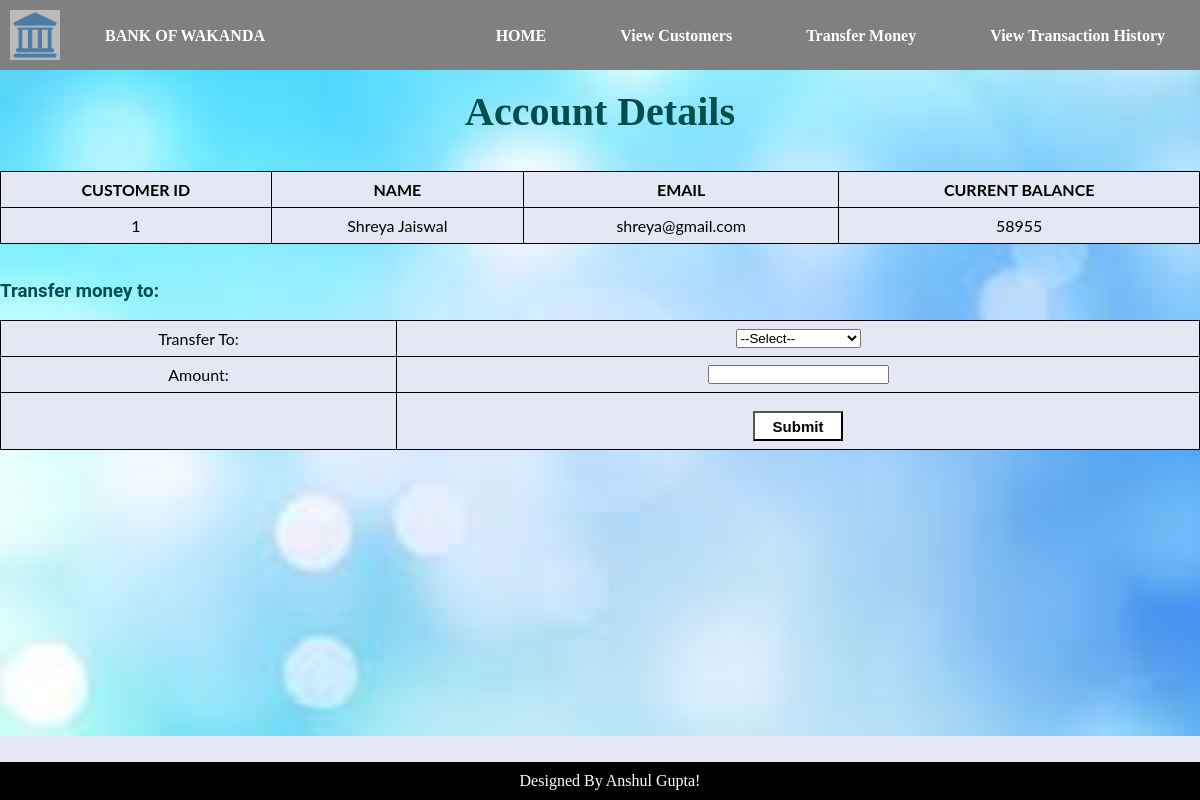
Screenshot of /transact.php?Name=Shreya Jaiswal with the database file from the repository.
### tables this page shows
CREATE TABLE `customer` (
  `id` int(3) NOT NULL,
  `name` text NOT NULL,
  `email` varchar(30) NOT NULL,
  `balance` int(8) NOT NULL
);

### transact.php (the view, shortened to what this page needs)
<?php
include 'connection.php';
if (isset($_GET['Name'])) {
	$Name = $_GET['Name'];
}
$q = "SELECT * From customer WHERE Name='$Name'";
$result = mysqli_query($con, $q);
?>
<html>
<head>
	<link rel="stylesheet" type="text/css" href="buttons.css">
</head>
<body>
	<nav>
		<div class="logo">
			<img src="logo3.png" width="50" height="50">
		</div>
		<ul>
			<li><a href="#">HOME</a></li>
			<li><a href="display.php">View Customers</a></li>
			<li><a href="transfermoney.php">Transfer Money </a></li>
			<li><a href="transactionhistory.php">View Transaction History</a></li>
		</ul>
		<div style="float:left;"><ul>
        <li><a href='#'>BANK OF WAKANDA </a></li>
        </ul></div>
	</nav>
	<br>
	<div>
		<h2 style="text-align: center;color:#014d4e;font-family:'Times New Roman', Times, serif;font-size:40px">Account Details</h2>
		<br>
		<br>
		<table style="background-color:#d2fdfe;">
			<th>CUSTOMER ID</th>
			<th>NAME </th>
			<th>EMAIL</th>
			<th>CURRENT BALANCE</th>
			<tr>
				<?php
				$row = mysqli_fetch_array($result)
				?>
				<td><?php echo  $row["id"]; ?></td>
				<td><?php echo  $row["name"]; ?></td>
				<td><?php echo  $row["email"]; ?></td>
				<td><?php echo  $row["balance"]; ?></td>
			</tr>
		</table>
	</div>
	<?php echo "<form method='post' action='transaction.php?Name=$Name'>" ?>
	<br><br>
	<h3 style="font-family: roboto;color:	FireBrick;color:#014d4e">Transfer money to:</h3>
	<br>
	<table border="0px" style="background-color:#d2fdfe;">
		<tr>
			<td>Transfer To:</td>
			<td><select name="user">
					<option>--Select--</option>
				</select></td>
		</tr>
		<tr>
			<td>Amount:</td>
			<td><input type="text" name="Amount"></td>
		</tr>
		<tr>
			<td></td>
			<td><input type="submit" name="submit" value="Submit" align=center style="margin-top: 10px; width:6em; height:2em; font-size:15px; background-color:white; font-weight: bold;"></td>
		</tr>
	</table>
	</form>
	<div class="footer">
		<p>Designed By Anshul Gupta!
		</p>
	</div>
</body>
</html>

### buttons.css (style rules this page uses)
img { opacity:0.5; }

### transact.php (style rules this page uses)
* { margin: 0; padding: 0; }
body { width: 100%; height: 100vh; background-image: url(transfermoney.jpg); background-size: 100%; background-position: center; background-repeat: no-repeat; background-color: #e6e7f5; }
table { font-family: 'Lato', sans-serif; ; border-collapse: collapse; width: 100%; }
td, th { border: 1px solid black; text-align: center; padding: 8px; }
tr { background-color: #e6e7f5; }
nav { width: 100%; background-color: grey; overflow: hidden; }
nav ul { list-style-type: none; float: right; margin-top: 7px; }
nav ul li { display: inline-block; }
nav ul li a { text-decoration: none; padding: 20px 35px; text-align: center; color: white; display: block; font-weight: 700; }
.footer { position: fixed; left: 0; bottom: 0; width: 100%; background-color: black; color: white; text-align: center; padding: 10px; }
.logo { float: left; padding: 10px; }

### rows the page displays
customer: id "1", name "Shreya Jaiswal", email "shreya@gmail.com", balance "58955"
